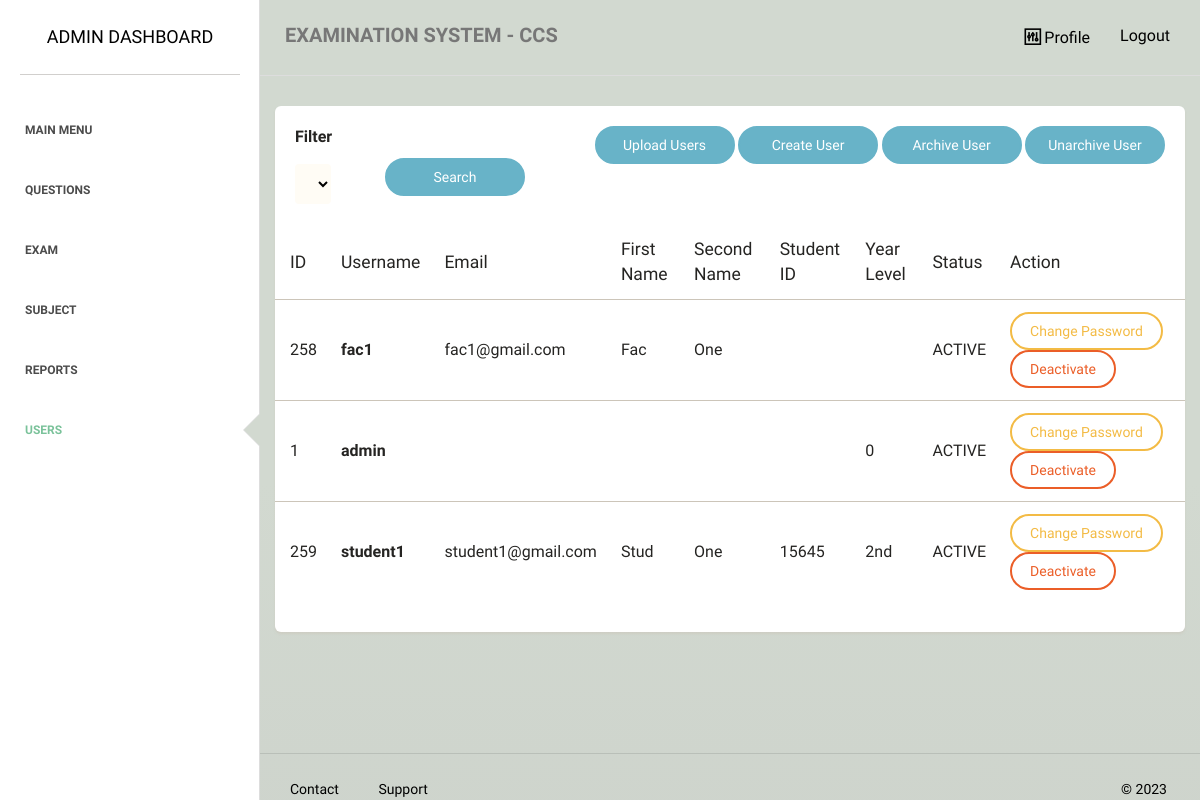
Page /admin/user/index.php on the committed database.
### tables this page shows
CREATE TABLE `accounts` (
  `id` int(255) NOT NULL,
  `username` varchar(255) NOT NULL,
  `password` varchar(255) NOT NULL,
  `role` varchar(255) NOT NULL,
  `email` varchar(255) NOT NULL,
  `first_name` varchar(255) NOT NULL,
  `last_name` varchar(255) NOT NULL,
  `student_id` varchar(255) DEFAULT NULL,
  `status` varchar(50) NOT NULL,
  `list_of_subject` varchar(2000) DEFAULT NULL,
  `yearlevel` varchar(10) DEFAULT NULL
);

### admin/user/index.php (the view, shortened to what this page needs)
<?php
require_once "../../dbconnect.php";
$search1 = $_GET['search1'] ?? '';
if ($search1) {
    $statement = $pdo->prepare('SELECT * FROM accounts WHERE role like :role');
    $statement->bindValue(':role', "%$search1%");
} else {
    $statement = $pdo->prepare('SELECT * FROM accounts order by student_id asc');
}
$statement->execute();
$procdata = $statement->fetchAll(PDO::FETCH_ASSOC);
?>
<!doctype html>
<html lang="en">
<head>
    <link href="../../assets/css/main.css" rel="stylesheet" />
    <link href="../../assets/css/animate.css" rel="stylesheet"/>
    <link href="../../assets/css/paper-dashboard.css" rel="stylesheet"/>
    <link href="../../assets/css/demo.css" rel="stylesheet" />
    <link href="http://maxcdn.bootstrapcdn.com/font-awesome/latest/css/font-awesome.min.css" rel="stylesheet">
    <link href="../../assets/css/themify-icons.css" rel="stylesheet">
</head>
<body>
<div class="wrapper">
    <div class="sidebar" data-background-color="white" data-active-color="success">
    	<div class="sidebar-wrapper">
            <div class="logo">
                <a href="" class="simple-text">
                    Admin Dashboard
                </a>
            </div>
            <ul class="nav">
                <li>
                    <a href="../">
                        <p>Main Menu</p>
                    </a>
                </li>
                <li>
                    <a href="../questions/">
                        <p>Questions</p>
                    </a>
                </li>
                <li>
                    <a href="../exams/">
                        <p>Exam</p>
                    </a>
                </li>
                <li>
                    <a href="../class/">
                        <p>Subject</p>
                    </a>
                </li>
                <li>
                    <a href="../generate/">
                        <p>Reports</p>
                    </a>
                </li>
                <li  class="active">
                    <a href="../user/">
                        <p>Users</p>
                    </a>
                </li>
            </ul>
    	</div>
    </div>
    <div class="main-panel">
        <nav class="navbar navbar-default">
            <div class="container-fluid">
                <div class="navbar-header">
                    <a class="navbar-brand" href="#">EXAMINATION SYSTEM - CCS</a>
                </div>
                <div class="collapse navbar-collapse">
                    <ul class="nav navbar-nav navbar-right">
                        <li>
                            <a href="../profile.php">
                                <i class="ti-panel"></i>
								<p>Profile</p>
                            </a>
                        </li>
						<li>
                            <a href="../../logout">
								<p>Logout</p>
                            </a>
                        </li>
                    </ul>
                </div>
            </div>
        </nav>
        <div class="content">
            <div class="container-fluid">
                <div class="row">
                    <div class="">
                        <div class="card ">
                            <div class="header">
                                <div class="header-arrangement">
                                    <div class="right">
                                        <form action="" method="get">
                                            <div class="flex">
                                                <p><b>Filter</b></p>
                                                <div class="row">
                                                    <div class="col-md-2">
                                                        <select name="search1" class="form-control" style="font-size: medium;">
                                                            <option value="" selected>Select</option>
                                                        </select>
                                                    </div>
                                                    <button type="submit"  class="btn btn-info btn-fill btn-wd" style="margin-left:5rem; margin-bottom:1rem;">Search</button>
                                                </div>
                                            </div>
                                        </form>
                                    </div>
                                    <div class="left">
                                        <a href="upload_user.php" class="btn btn-info btn-fill btn-wd">Upload Users</a>
                                        <a href="user_type.php" class="btn btn-info btn-fill btn-wd">Create User</a>
                                        <a href="mark_archive.php?search1=<?php echo $search1; ?>" class="btn btn-info btn-fill btn-wd">Archive User</a>
                                        <a href="mark_activate.php?search1=<?php echo $search1; ?>" class="btn btn-info btn-fill btn-wd">Unarchive User</a>
                                    </div>
                                </div>
                            </div>
                            <div class="content table-responsive table-full-width">
                                <table class="table">
                                    <thead>
                                        <th>ID</th>
                                    	<th>Username</th>
                                    	<th>Email</th>
                                    	<th>First Name</th>
                                    	<th>Second Name</th>
                                    	<th>Student ID</th>
                                    	<th>Year Level</th>
                                    	<th>Status</th>
                                    	<th>Action</th>
                                    </thead>
                                    <tbody>
                                        <?php foreach ($procdata as $i => $item): ?>
                                        <tr>
                                        	<td style="font-size:medium;"><?php echo $item['id']; ?></td>
                                        	<td style="font-size:medium;"><b><?php echo $item['username']; ?></b></td>
                                        	<td style="font-size:medium;"><?php echo $item['email']; ?></td>
                                        	<td style="font-size:medium;"><?php echo $item['first_name']; ?></td>
                                        	<td style="font-size:medium;"><?php echo $item['last_name']; ?></td>
                                            <td style="font-size:medium;"><?php echo $item['student_id']; ?></td>
                                            <td style="font-size:medium;"><?php echo $item['yearlevel']; ?></td>
                                        	<td style="font-size:medium;"><?php echo strtoupper($item['status']); ?></td>
                                        	<td style="text-align:left;">
                                                <a href="edit.php?id=<?php echo $item['id']; ?>" class="btn btn-warning btn-wd">Change Password</a>
                                                <?php if ($item['status'] == 'active'): ?>
                                                    <a href="remove.php?id=<?php echo $item['id']; ?>" class="btn btn-danger btn-">Deactivate </a>
                                                <?php elseif ($item['status'] == 'deactivated'): ?>
                                                    <a href="activate.php?id=<?php echo $item['id']; ?>" class="btn btn-success btn-">Activate </a>
                                                <?php endif;?>
                                            </td>
                                        </tr>
                                        <?php endforeach;?>
                                    </tbody>
                                </table>
                            </div>
                        </div>
                    </div>
                </div>
            </div>
        </div>
        <footer class="footer">
            <div class="container-fluid">
                <nav class="pull-left">
                    <ul>
                        <li>
                            <a href="">
                               Contact
                            </a>
                        </li>
                        <li>
                            <a href="">
                                Support
                            </a>
                        </li>
                    </ul>
                </nav>
                <div class="copyright pull-right">
                    &copy; <script>document.write(new Date().getFullYear())</script>
                </div>
            </div>
        </footer>
    </div>
</div>
</body>
</html>

### assets/css/demo.css (style rules this page uses)
.header-arrangement { display: flex; }
.header-arrangement .right { flex: 1; }

### rows in the picture
accounts: id "258", username "fac1", email "fac1@gmail.com", first_name "Fac", last_name "One", status "ACTIVE"
accounts: id "1", username "admin", yearlevel "0", status "ACTIVE"
accounts: id "259", username "student1", email "student1@gmail.com", first_name "Stud", last_name "One", student "15645", yearlevel "2nd", status "ACTIVE"
